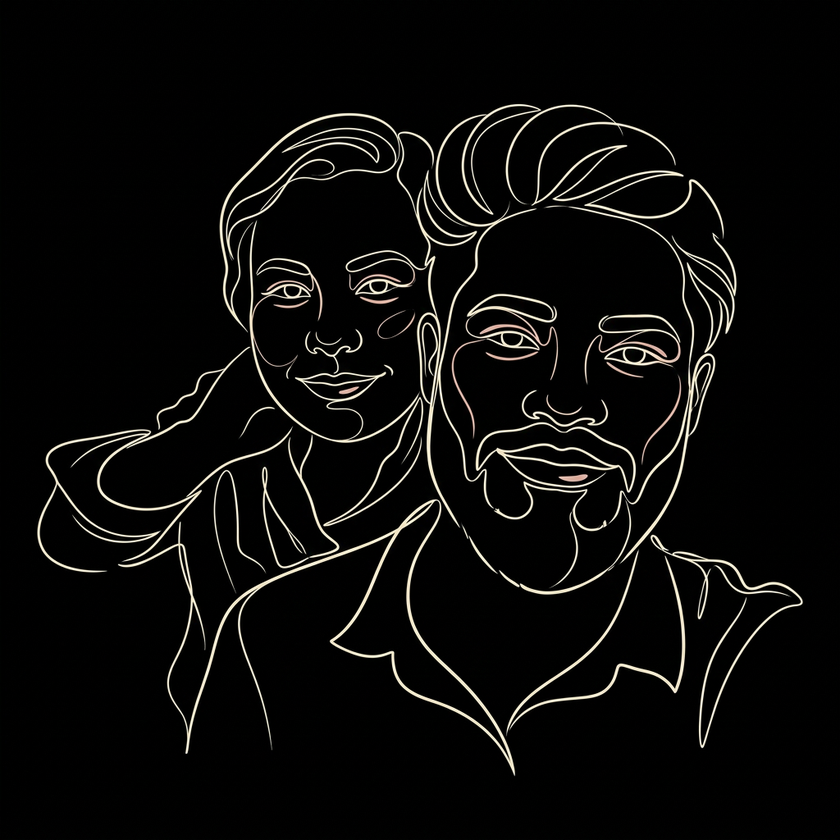
#> input picture assets/portrait.png, 840 x 840 px, shrunk from 1024 x 1024 before the run, found by its file name
$ python trace-portrait.py
#> lines starting #> are read from the running program, lines starting #| are printed output that depends on the picture; after the words box and inside, x2 and y2 are one past the last pixel; in counts of white or black regions, pixels touching at a corner belong together
"""Trace an illustrated portrait into animated SVG outlines.

Requires opencv-python-headless. Handles PNG and WebP with transparency.
Examples:
    python scripts/trace-portrait.py
    python scripts/trace-portrait.py --source assets/portraits/memory-01.webp --output assets/portraits/memory-01.svg --threshold 65
"""
import argparse
from pathlib import Path
import cv2


def trace(source, output, threshold=95):
#> called with source = 'assets/portrait.png', output = 'assets/portrait.svg', threshold = 95
    image = cv2.imread(str(source), cv2.IMREAD_UNCHANGED)
#> image is the input picture: shape (840, 840, 3); mean B, G, R 10.3, 11.4, 11.8
    if image is None:
        raise ValueError(f'Cannot decode portrait: {source}')
    height, width = image.shape[:2]
#> height = 840; width = 840
    if image.ndim == 3 and image.shape[2] == 4:
        alpha = image[:, :, 3:4].astype('float32') / 255
        image = (image[:, :, :3] * alpha).astype('uint8')
    gray = image if image.ndim == 2 else cv2.cvtColor(image, cv2.COLOR_BGR2GRAY)
    _, mask = cv2.threshold(gray, threshold, 255, cv2.THRESH_BINARY)
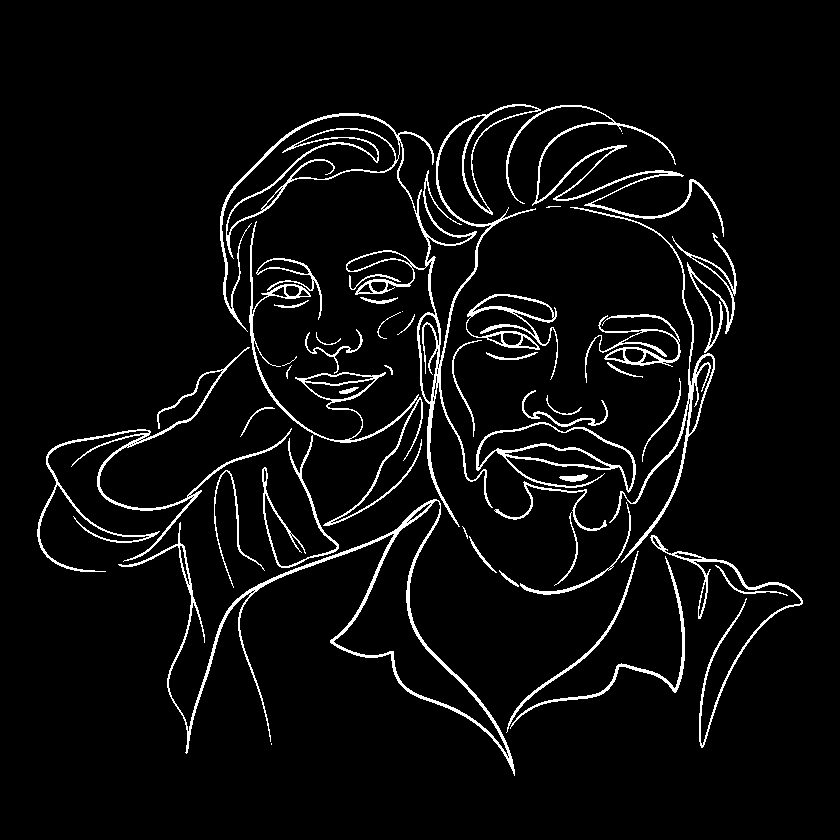
#> mask: shape (840, 840); 5% white in thin lines or dots, all inside (x1, y1, x2, y2) = (37, 104, 803, 776)
    contours, _ = cv2.findContours(mask, cv2.RETR_LIST, cv2.CHAIN_APPROX_SIMPLE)
#> contours = 137 contours, 70 with area under 20; largest, box (x1, y1, x2, y2) and area: (118, 499, 515, 776) 12756, (220, 104, 541, 527) 11457, (333, 500, 509, 757) 9428, (476, 422, 636, 493) 5098, (226, 128, 396, 236) 3970
    contours = sorted(
        [c for c in contours if cv2.arcLength(c, True) > 30],
        key=lambda c: cv2.boundingRect(c)[1],
    )
#> contours = 70 contours, 5 with area under 20; largest, box (x1, y1, x2, y2) and area: (118, 499, 515, 776) 12756, (220, 104, 541, 527) 11457, (333, 500, 509, 757) 9428, (476, 422, 636, 493) 5098, (226, 128, 396, 236) 3970
    paths = []
    for i, contour in enumerate(contours):
        points = cv2.approxPolyDP(contour, 0.65, True).reshape(-1, 2)
        d = 'M' + ' L'.join(f'{x},{y}' for x, y in points) + ' Z'
        delay = i / max(len(contours) - 1, 1) * 3
        paths.append(f'<path d="{d}" pathLength="1" style="--delay:{delay:.3f}s"/>')
#> this loop made 70 passes
#> delay on passes 1 to 12: 0, 0.0435, 0.087, 0.13, 0.174, 0.217, 0.261, 0.304, 0.348, 0.391, 0.435, 0.478
#> after the loop, paths = 70 items
    if not paths:
        raise ValueError(f'No usable outline paths found: {source}')
    output = Path(output)
    output.parent.mkdir(parents=True, exist_ok=True)
    output.write_text(
        f'<svg xmlns="http://www.w3.org/2000/svg" viewBox="0 0 {width} {height}" '
        'fill="none" stroke="currentColor" stroke-width="1.25" '
        'stroke-linejoin="round" stroke-linecap="round">' + ''.join(paths) + '</svg>'
    )
    print(f'{output}: {len(paths)} animated paths')
#| assets/portrait.svg: 70 animated paths


if __name__ == '__main__':
    parser = argparse.ArgumentParser(description=__doc__)
    parser.add_argument('--source', default='assets/portrait.png')
    parser.add_argument('--output', default='assets/portrait.svg')
    parser.add_argument('--threshold', type=int, default=95)
    args = parser.parse_args()
    trace(args.source, args.output, args.threshold)
